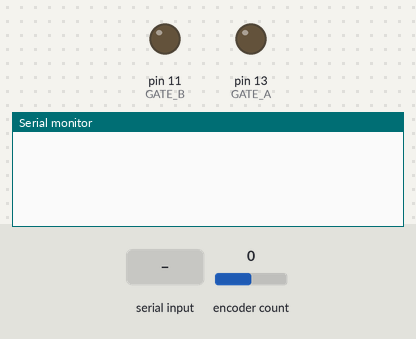
This sketch was run on a simulated Arduino Uno, built with avr-gcc and run on an emulated ATmega328P. Shown: output pins drawn as LEDs (lit = HIGH), the last lines printed to the serial monitor. The test bench sets the inputs (shaded band); at power-on: encoder count 0.

Above: at 1.2 s.
1.3 s: "?\n" received over Serial
At 1.7 s:
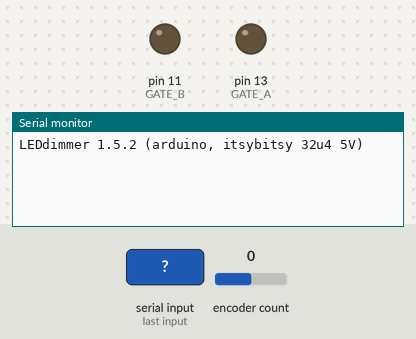
2.8 s: "ch?\n" received over Serial
At 4.0 s:
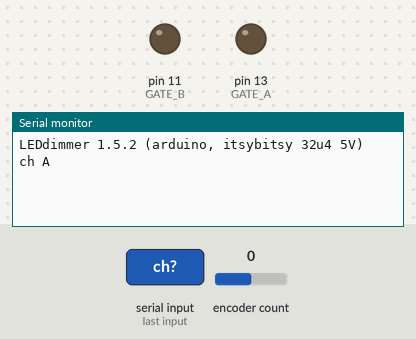
4.3 s: "on?\n" received over Serial
At 5.2 s:
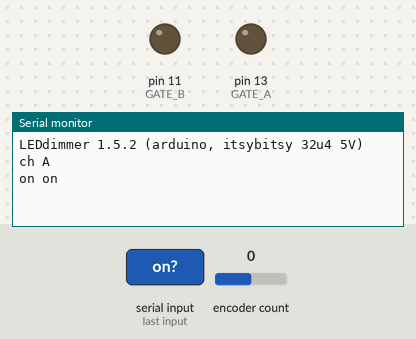

Measured:
- after the input at 1.3 s, the serial monitor: prints a new line at once (image 1)
- after the input at 2.8 s, the serial monitor: prints a new line at once (image 2)
- after the input at 4.3 s, the serial monitor: prints a new line at once (image 3)

The sketch:

BasicLedDimmer.ino
```cpp
#include <Encoder.h>
#include "cie1931.h" // cie[256] = { 0...255 } Look up table for human-friendly luminosity scale
/*
   MOSFET Mini How To
      Pins: (left to right): G,D,S (Gate, Drain, Source)
      Heatsink is attached to Drain.

      Gate goes to Analog out (PWM) on MCU.
      Drain goes to Resistor -- LED -- Vcc.
      Source goes to Ground.

   Source: https://learn.adafruit.com/rgb-led-strips/usage
*/

/*
 * Remote (serial port) vs Local (encoder) control behavior.
 * Let's have a simple rule: if remote is adjusted, do it.
 * If encoder is adjusted, do it (it's a relative value).
*/

/*
 *  Two channels, each with a different attenuation setting
 *  Channel 0 (A) goes to 35% of full duty cycle.
 *  Channel 1 (B) goes to 5% of full duty cycle.
 */

#define DEBUG 0
#define DUALCHAN 1 // 0:single 1:dual chan mode
#define TIMESTEP 10 // ms

#define DEVICE_NAME "LEDdimmer 1.5.2 (arduino, itsybitsy 32u4 5V)"
#define PWM_MAX 255 // i.e. 2**PWM_BITS = 255
#define GATE_A LED_BUILTIN // MOSFET GATE PWM out; pin 13 attached to on board LED
#define GATE_B 11 // MOSFET GATE PWM out; pin 11 (12 has no PWM support)

#define ENCODER_USE_INTERRUPTS
Encoder myEnc(1, 7); // PINS 1 7 are bound to Interrupts #3 #4
long pos_prev = 0;

const byte togglepin = 0; // PIN 0 Interrupt #2
volatile bool ch = 0; // Toggle between channels 0 and 1 (false and true)

volatile uint64_t togglestamp = 0;
void toggleaction() {
  if (millis() > togglestamp + 10) { // last event was a pause ago
    togglestamp = millis(); // timestamp this event
    if (DUALCHAN) ch = !ch; // toggle channel
    if (DEBUG) Serial.println(ch ? "ch B" : "ch A"); // Always reply something
  }
}

int get_encoder_delta() {
  // return the size of the step of the encoder (positive or negative)
  long pos_curr = myEnc.read();
  int delta = pos_curr - pos_prev; // calculate position difference
  if (delta != 0) {
    pos_prev = pos_curr; // update previous value to current
  }
  return delta;
}


void setup() {
  Serial.begin(115200);
  pinMode(GATE_A, OUTPUT);  // Configure the pin as output
  analogWrite(GATE_A, (int) 1 * PWM_MAX / 100); // 1% duty cycle;
  pinMode(GATE_B, OUTPUT);  // Configure the pin as output
  analogWrite(GATE_B, (int) 1 * PWM_MAX / 100); // 1% duty cycle;
  pinMode(togglepin, INPUT_PULLUP); // Press to bring low, release to trigger RISING event:
  attachInterrupt(digitalPinToInterrupt(togglepin), toggleaction, RISING);
}

bool on_rg[] = {1,1}; // Enable LEDs?
int pwm_rg[] = {0,0}; // Value between 0 and PWM_MAX
// Custom hard cap on PWM output: 35% and 5%
// 35% of 255 = 89.25
//  5% of 255 = 12.75
int pwm_rg_max[] =  {89, 12};
int pos_rg[] = {0,0}; // Channel value in encoder units (0-100 ~ 96=24 ticks*4 delta per tick)
int rem_rg[] = {0,0}; // Channel value in remote control units (0-100%)
char msgbuf[256]; // line buffer to print messages

void set_pwm_by_enc() {
  // Local adjusts pwm
  // a) normalize encoder range, then
  // b) rescale to CIE_SIZE (table length), then
  // c) look up CIE 1931 luminosity, then
  // d) rescale CIE table output to PWM_MAX range
  pwm_rg[ch] = pwm_rg_max[ch] * cie[ on_rg[ch] * CIE_SIZE * pos_rg[ch] / 100 ] / CIE_RANGE;
  // Update remote value (scale pos range to rem range (0-100))
  rem_rg[ch] = on_rg[ch] * pos_rg[ch] ;
  if (DEBUG) {
    sprintf(msgbuf, "set_pwm_by_enc: (ch %s) = %d, pos: %d\n", (ch?"B":"A"), pwm_rg[ch], pos_rg[ch]);
    Serial.write(msgbuf);
  }
}
void set_pwm_by_rem() {
  // Remote adjusts pwm
  // a) normalize remote range, then
  // b) rescale to CIE_SIZE (table length), then
  // c) look up CIE 1931 luminosity, then
  // d) rescale CIE table output to PWM_MAX range
  int prev_pwm = pwm_rg[ch];
  pwm_rg[ch] = pwm_rg_max[ch] * cie[ on_rg[ch] * CIE_SIZE * rem_rg[ch] / 100 ] / CIE_RANGE;
  // Update local pos
  pos_rg[ch] = on_rg[ch] * (long) rem_rg[ch] ;
  if (DEBUG && prev_pwm != pwm_rg[ch]) {
    sprintf(msgbuf, "set_pwm_by_rem: (ch %s) = %d\n", (ch?"B":"A"), pwm_rg[ch]);
    Serial.write(msgbuf);
  }
}
void write_pwm() {
  analogWrite(GATE_A, pwm_rg[0]); // apply pwm duty cycle
  analogWrite(GATE_B, pwm_rg[1]); // apply pwm duty cycle
}

void listen_command() {
  // Fetch command if avaiable
  if (Serial.available()) {
    String str = Serial.readStringUntil('\n');
    char *cmd = (char *)str.c_str();
    parse_command(cmd);
  }
}
void parse_command(char *cmd) {
  char *tok;
  tok = strtok(cmd, " \n");

  if (strcmp(tok, "?") == 0 || strcmp(tok, "name?") == 0) {
    sprintf(msgbuf, "%s\n", DEVICE_NAME);
    Serial.print(msgbuf);
  } else if (strcmp(tok, "ch?") == 0 || strcmp(tok, "ch?") == 0) {
    Serial.println(ch ? "ch B" : "ch A"); // channel true is B, false is A
  } else if (strcmp(tok, "on?") == 0 || strcmp(tok, "off?") == 0) {
    Serial.print(on_rg[0] ? "on " : "off ");
    Serial.println(on_rg[1] ? "on " : "off ");
  } else if (strcmp(tok, "A") == 0 || strcmp(tok, "B") == 0) {
    if (DUALCHAN) ch = (strcmp(tok, "B") == 0); // channel B is ch=1
    Serial.println(ch ? "ch B" : "ch A"); // Always reply something
  } else if (strcmp(tok, "on") == 0 || strcmp(tok, "off") == 0) {
    on_rg[ch] = (strcmp(tok, "on") == 0);
    Serial.print(on_rg[0] ? "on" : "off"); // Always reply something
    if (DUALCHAN) Serial.print(on_rg[1] ? "  on" : " off");
    Serial.println();
  } else if (strcmp(tok, "I") == 0) {
    // remote set intensity (0...100)
    tok = strtok(NULL, " \n");
    long val = strtol(tok, NULL, 10);
    if (val < 0 || val > 100) {
      Serial.println("intensity invalid (out of range 0-100)");  // Always reply something
    } else {
      rem_rg[ch] = val; // update remote value
      sprintf(msgbuf, "I %d\n", rem_rg[ch]);
      Serial.write(msgbuf);
    }
  } else if (strcmp(tok, "I?") == 0) {
    // print intensity in percentage, use remote percentage setting
    sprintf(msgbuf, "I %03d\n", rem_rg[ch] );
    Serial.write(msgbuf);
  } else if (strlen(tok) > 2) {
    sprintf(msgbuf, "Unknown command: '%s'\n", tok);
    Serial.write(msgbuf);
  }
}

void loop() {

  listen_command(); // Listen and process remote control command, if any

  int delta = get_encoder_delta(); // Collect encoder change, if any

  if (delta!=0) { // encoder did step!
    pos_rg[ch] += delta; // adjust pos value accordingly, but
    if (pos_rg[ch]>100) pos_rg[ch] = 100; // clip to range maximum
    if (pos_rg[ch]<0) pos_rg[ch] = 0; // clip to range minimum
    set_pwm_by_enc();   // set PWM value by encoder position
  }
  else { // encoder was untouched, allow remote change, if any
    set_pwm_by_rem();   // set PWM value by remote value
  }

  write_pwm(); // sync pwm value, update hardware PWM setting.

  delay(TIMESTEP);
}
```

Source omitted: cie1931.h (data table, 1232 bytes)
